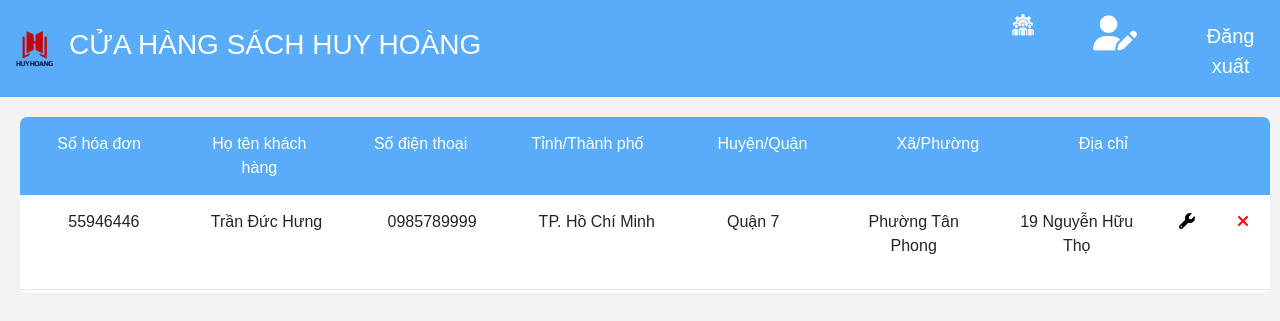
/index_Edit_Bill.php, run on the app's committed database.
### tables this page shows
CREATE TABLE `hoadon` (
  `mahd` char(10) NOT NULL,
  `tenkh` varchar(50) NOT NULL,
  `sdt` char(10) NOT NULL,
  `tinh` varchar(50) NOT NULL,
  `huyen` varchar(50) NOT NULL,
  `xa` varchar(50) NOT NULL,
  `diachi` varchar(50) NOT NULL,
  `mauser` char(10) NOT NULL,
  `masach` char(10) NOT NULL,
  `tongtien` int(11) NOT NULL
);

### index_Edit_Bill.php (the view, shortened to what this page needs)
<?php
  require_once('database.php');
?>
<!DOCTYPE html>
<html>
<head>
  <link rel="stylesheet" href="style.css">
  <link rel="stylesheet" href="https://maxcdn.bootstrapcdn.com/bootstrap/4.5.2/css/bootstrap.min.css">
  <link rel="stylesheet" href="https://cdnjs.cloudflare.com/ajax/libs/font-awesome/4.7.0/css/font-awesome.min.css">
</head>
<body>
  <nav class="navbar navbar-expand-sm navbar-infor">
    <a href="index_login.php" class="navbar-brand"><img src="bookstoreicon.png" class="float-left" width="45px" height="45px"></a>
    <a class="navbar-brand" href="index_login.php"><h3 style="color:white; margin-top: 1px">CỬA HÀNG SÁCH HUY HOÀNG</h3></a>
    <ul class="navbar-nav" style="padding-left: 500px; font-size: 20px">
                    <li class="nav-item">
                    <a href="index_manager.php" class="navbar-brand"><i class = "management"><img src="management.png"  width="55px" height="55px" style="padding-left: 15px"></i><div class="shop4">Quản Lý</div></a>
                  </li>
          <li class="nav-item">
            <a class="nav-link" href="edit_profile.php"><i class='fas fa-user-edit' style='font-size:35px;color: white;padding-left: 35px'></i><div class="shop3">Hồ sơ cá nhân</div></a></a>
          </li>
          <li class="nav-item">
            <a class="nav-link" href="logout.php" style="margin-top: 5px;padding-left: 60px; color:white;">Đăng xuất</a>
          </li>
        </ul>
    </nav>
    <div class="table">
  <div class="row-header">
    <div class="cell">Số hóa đơn</div>
    <div class="cell">Họ tên khách hàng</div>
    <div class="cell">Số điện thoại</div>
    <div class="cell">Tỉnh/Thành phố</div>
    <div class="cell">Huyện/Quận</div>
    <div class="cell">Xã/Phường</div>
    <div class="cell">Địa chỉ</div>
    <div class="cell-icon"></div>
    <div class="cell-icon"></div>
  </div>
  <div class="row">
  <?php
  $mahd = '';
    $result = getBill();
        if ($result->num_rows > 0) {
          while($row = $result->fetch_assoc()) {
              if($mahd == $row['mahd']){}
              else{
              $mahd = $row['mahd'];
            ?>
    <form method="post" id="form" action="">
    <div class="row-content">
    <div class="cell"><?= $row['mahd'] ?></div>
    <div class="cell"><?= $row['tenkh'] ?></div>
    <div class="cell"><?= $row['sdt'] ?></div>
    <div class="cell"><?= $row['tinh'] ?></div>
    <div class="cell"><?= $row['huyen'] ?></div>
    <div class="cell"><?= $row['xa'] ?></div>
    <div class="cell"><?= $row['diachi'] ?></div>
    <div class="cell-icon"><button type="submit" style="background-color:white; border: none;" name="editConfirm" value="<?= $row['mahd'] ?>"><span class="fa fa-wrench"></span></button></div>
    <div class="cell-icon"><button onclick="return confirm('Bạn có chắc chắn muốn xóa?')" type="submit" style="background-color:white; border: none;" name="deleteConfirm" value="<?= $row['mahd'] ?>"><span class="fa fa-close" style="color: red"></span></button></div>
  </div>
  </form>
  <hr>
      <?php
    }
    }
  }
?>
  </div>
</div>
</body>
</html>

### style.css (style rules this page uses)
img { max-width: 100%; height: auto; border: 0; vertical-align: top; }
body { background-color: #F2F2F2; }

### index_Edit_Bill.php (style rules this page uses)
body { font-family: Helvetica, sans-serif; margin: 0; padding: 0; text-align: center; background: #F2F2F2; }
.navbar-expand-sm { background-color: #58ACFA; }
.table { background: white; text-align: center; width: 1250px; border-radius: 7px; margin: 20px; padding-bottom: 3px; float: left; }
.row-header { background: #58ACFA; border-top-right-radius: 7px; border-top-left-radius: 7px; color: white; }
.cell { display: table-cell; padding: 15px; width: 200px; }
.cell-icon { display: table-cell; padding: 15px; width: 50px; }
.row { display: table-row; }
.row hr { padding: 0px; margin: 0px; }

### data on the page
hoadon: mahd "55946446", tenkh "Trần Đức Hưng", sdt "0985789999", tinh "TP. Hồ Chí Minh", huyen "Quận 7", xa "Phường Tân Phong", diachi "19 Nguyễn Hữu Thọ"
